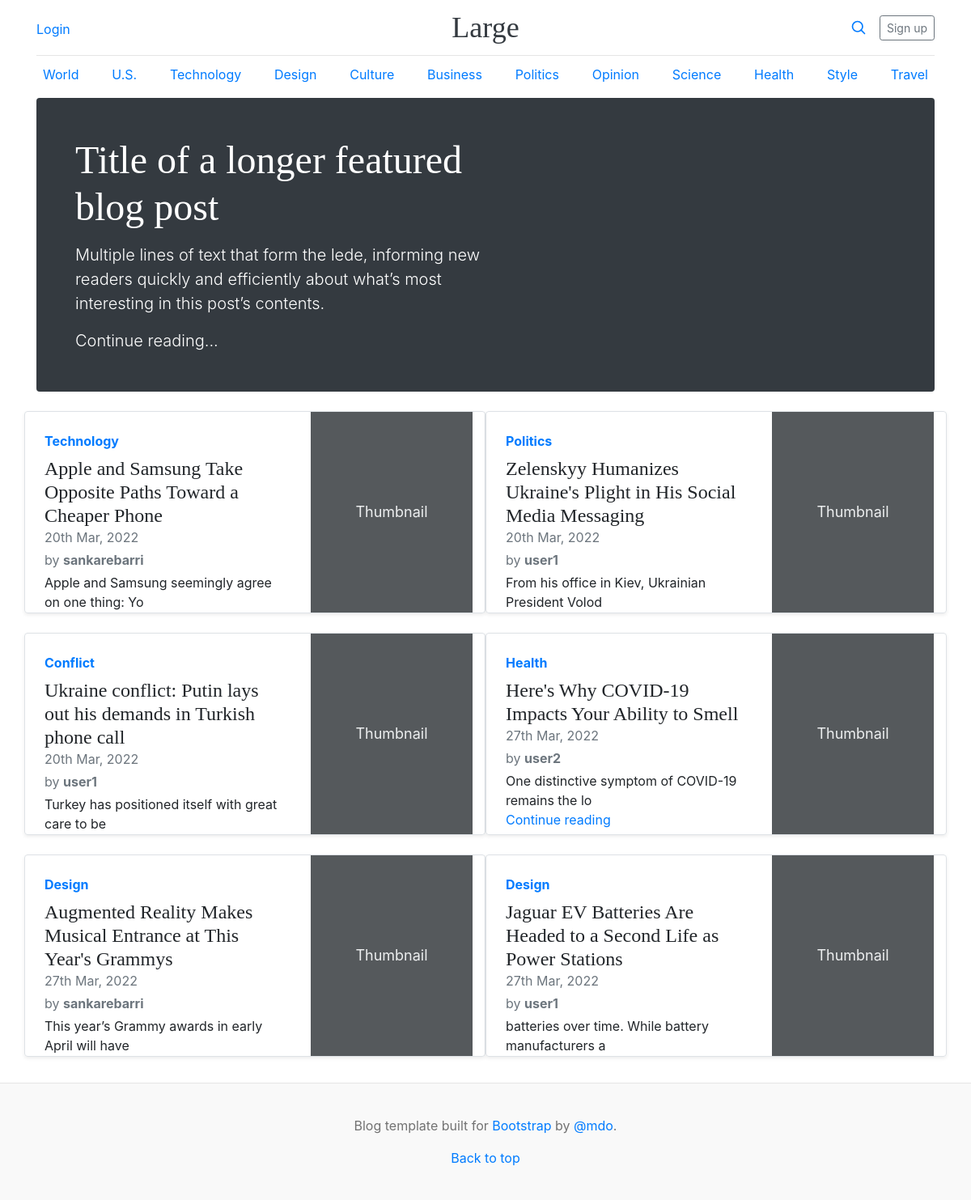
The page / on the database its author committed.
### home/models.py (models this page shows, shortened)
class BlogDetails(models.Model):
    category = models.ForeignKey(Category, on_delete=models.CASCADE)
    title = models.TextField()
    content = models.TextField()
    author = models.ForeignKey(User, on_delete=models.CASCADE)
    published_date = models.DateTimeField(auto_now_add=True)
    content_image = models.ImageField(upload_to='article_img', blank=True)

class Category(models.Model):
    category = models.CharField(max_length=20)
    def __str__(self):
        return self.category

### home/views.py (the view)
# urls.py: 2. Add a URL to urlpatterns:  path('', views.home, name='home')
def home(request):
    context = {
        'posts': BlogDetails.objects.all()
    }
    return render(request, 'home/home.html', context)

### templates/home/home.html
{% extends 'base.html'%}
{% block content %}
<main class="container">
  <div class="p-4 p-md-5 mb-4 text-white rounded bg-dark">
    <div class="col-md-6 px-0">
      <h1 class="display-4 fst-italic">Title of a longer featured blog post</h1>
      <p class="lead my-3">Multiple lines of text that form the lede, informing new readers quickly and efficiently about what’s most interesting in this post’s contents.</p>
      <p class="lead mb-0"><a href="#" class="text-white fw-bold">Continue reading...</a></p>
    </div>
  </div>
  <div class="row mb-2">
    {% for post in posts %}
    <div class="col-md-6">
      <div class="row g-0 border rounded overflow-hidden flex-md-row mb-4 shadow-sm h-md-250 position-relative">
        <div class="col p-4 d-flex flex-column position-static">
          <strong class="d-inline-block mb-2 text-primary">{{ post.category }}</strong>
          <h4 class="mb-0">{{ post.title }}</h4>
          <div class="mb-1 text-muted">{{ post.published_date|date:'dS M, Y' }}</div>
          <div class="mb-1 text-muted">by <b>{{ post.author }}</b></div>
          <p class="card-text mb-auto">{{ post.content|slice:":50" }}</p>
          <a href="{% url 'article' post.id %}" class="stretched-link">Continue reading</a>
        </div>
        <div class="col-auto d-none d-lg-block">
          <svg class="bd-placeholder-img" width="200" height="250" xmlns="http://www.w3.org/2000/svg" role="img" aria-label="Placeholder: Thumbnail" preserveAspectRatio="xMidYMid slice" focusable="false"><title>Placeholder</title><rect width="100%" height="100%" fill="#55595c"/><text x="50%" y="50%" fill="#eceeef" dy=".3em">Thumbnail</text></svg>
        </div>
      </div>
    </div>
    {% endfor %}
  </div>
</main>
{% endblock %}

### blog_django/static/css/blog.css (style rules this page uses)
h1, h2, h3, h4, h5, h6 { font-family: "Playfair Display", Georgia, "Times New Roman", serif; }
.display-4 { font-size: 2.5rem; }
@media (min-width: 768px) { .display-4 { font-size: 3rem; } }
@media (min-width: 768px) { .h-md-250 { height: 250px; } }

### templates/base.html (style rules this page uses)
.bd-placeholder-img { font-size: 1.125rem; text-anchor: middle; -webkit-user-select: none; -moz-user-select: none; user-select: none; }

### rows shown on the page
BlogDetails: category "Technology", title "Apple and Samsung Take Opposite Paths Toward a Cheaper Phone", published_date "20th Mar, 2022", author "sankarebarri", content "Apple and Samsung seemingly agree on one thing: Yo"
BlogDetails: category "Politics", title "Zelenskyy Humanizes Ukraine's Plight in His Social Media Messaging", published_date "20th Mar, 2022", author "user1", content "From his office in Kiev, Ukrainian President Volod"
BlogDetails: category "Conflict", title "Ukraine conflict: Putin lays out his demands in Turkish phone call", published_date "20th Mar, 2022", author "user1", content "Turkey has positioned itself with great care to be"
BlogDetails: category "Health", title "Here's Why COVID-19 Impacts Your Ability to Smell", published_date "27th Mar, 2022", author "user2", content "One distinctive symptom of COVID-19 remains the lo"
BlogDetails: category "Design", title "Augmented Reality Makes Musical Entrance at This Year's Grammys", published_date "27th Mar, 2022", author "sankarebarri", content "This year’s Grammy awards in early April will have"
BlogDetails: category "Design", title "Jaguar EV Batteries Are Headed to a Second Life as Power Stations", published_date "27th Mar, 2022", author "user1", content "batteries over time. While battery manufacturers a"
